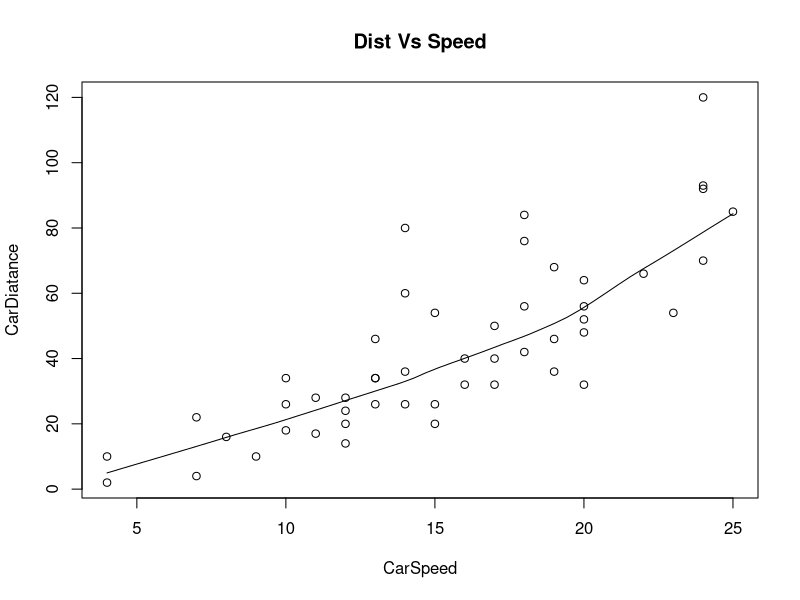
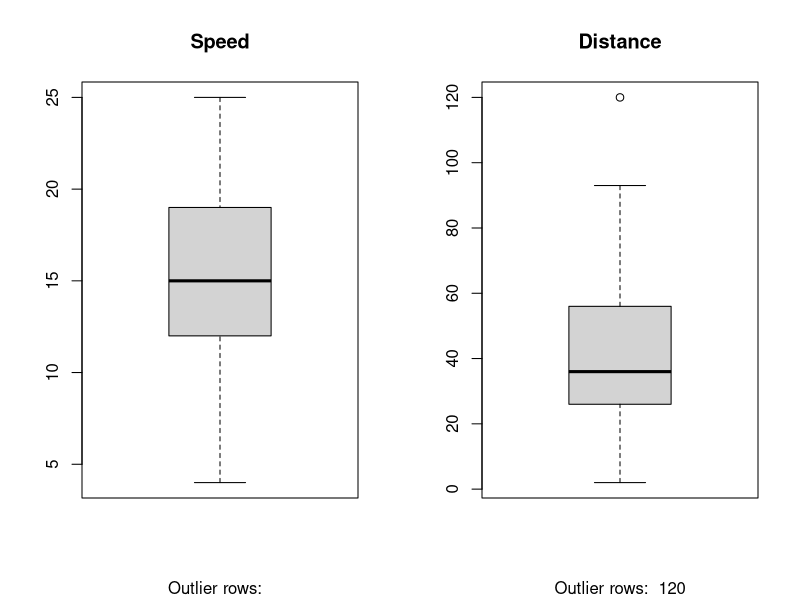
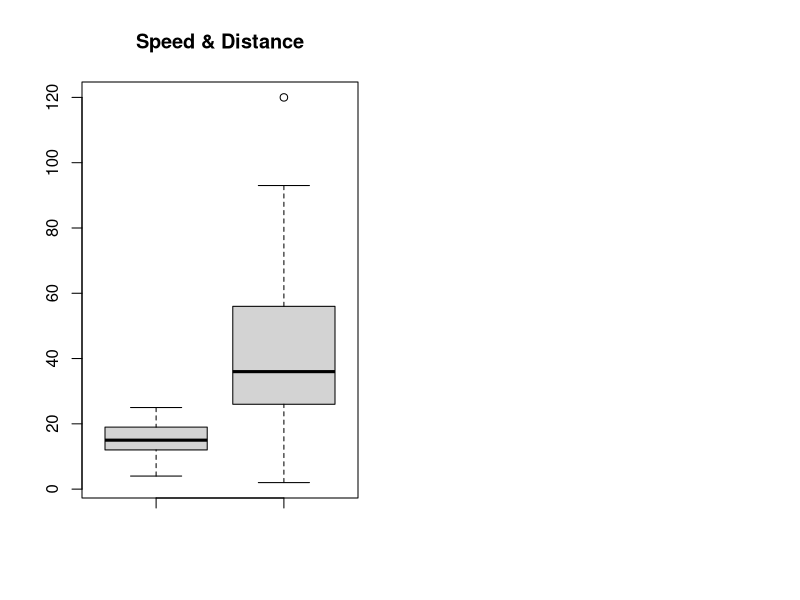
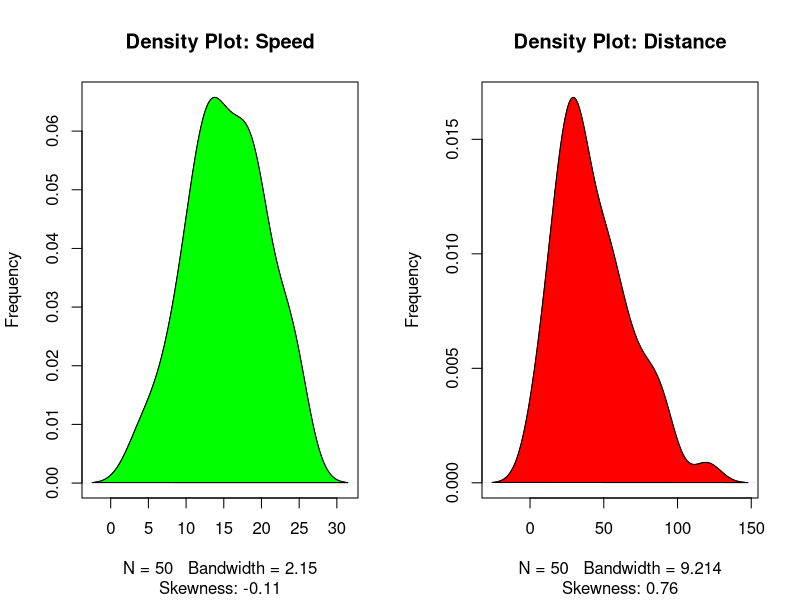
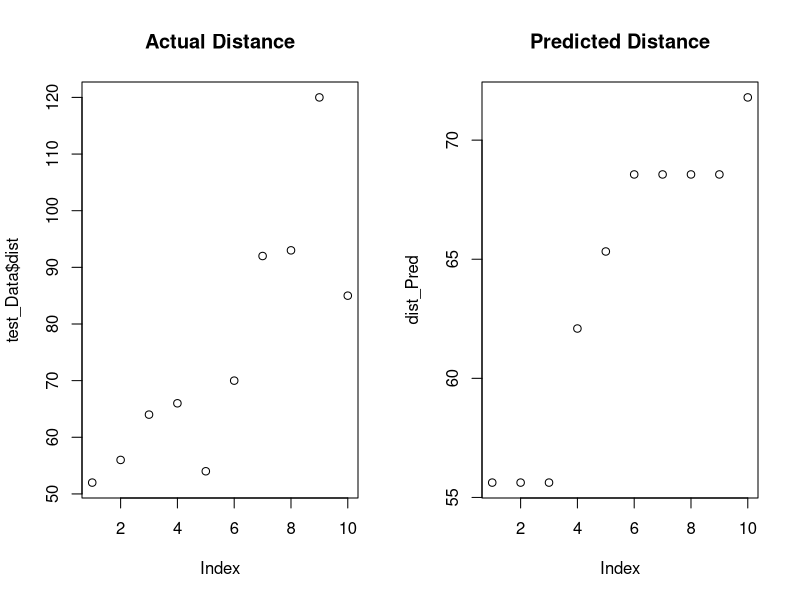
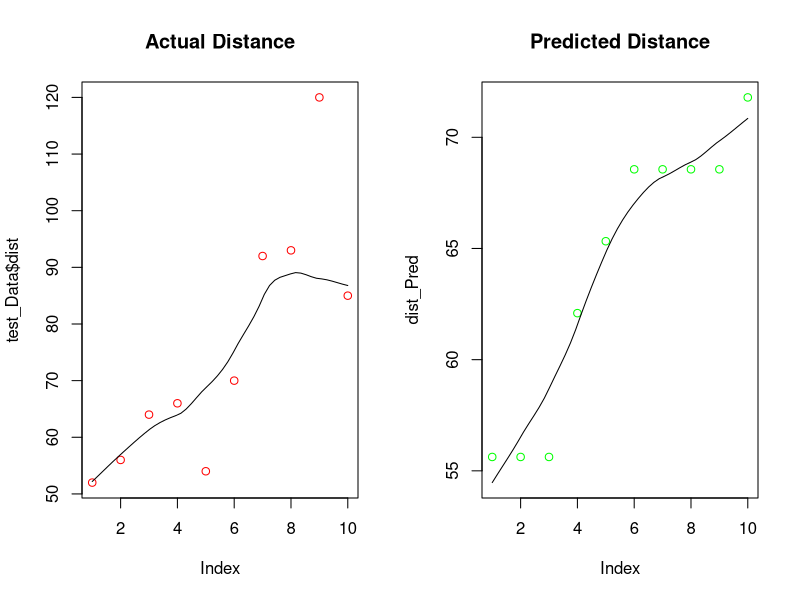

Reproduce these figures in R, in order.
# ------------------------------------ MtCars Project ------------------------------------------

# Lets build a simple regression model that we can use to predict Distance
# (dist) by establishing a statistically significant linear relationship with Speed (speed).

# Step 1 : Load DataSet(Builtin)
# --------------------------------------------------------------------------------

View(cars)
head(cars)  

# Step 2: Scatter Plot -> help visualize any linear relationships between the dependent (response) variable and independent (predictor) variables.
#---------------------------------------------------------------------------------

scatter.smooth(x=cars$speed,xlab = "CarSpeed", y=cars$dist, ylab = "CarDiatance", main="Dist Vs Speed")  # scatterplot

# Step 3: Box Plot
# ---------------------- BoxPlot - Check for outliers ----------------------------
#---------------------------------------------------------------------------------

par(mfrow=c(1, 2))  # divide graph area in 2 columns
boxplot(cars$speed, main="Speed", sub=paste("Outlier rows: ", boxplot.stats(cars$speed)$out))  # box plot for 'speed'
boxplot(cars$dist, main="Distance", sub=paste("Outlier rows: ", boxplot.stats(cars$dist)$out))  # box plot for 'distance'
# OR
boxplot(cars$speed,cars$dist, main="Speed & Distance")

# Step 4: Density Plot
#----- Density plot - Check if the response variable is close to normality---------
#-----------------------------------------------------------------------------------

library(e1071)
par(mfrow=c(1, 2))  # divide graph area in 2 columns
plot(density(cars$speed), main="Density Plot: Speed", ylab="Frequency", sub=paste("Skewness:", round(e1071::skewness(cars$speed), 2)))  # density plot for 'speed'
polygon(density(cars$speed), col="green")
plot(density(cars$dist), main="Density Plot: Distance", ylab="Frequency", sub=paste("Skewness:", round(e1071::skewness(cars$dist), 2)))  # density plot for 'dist'
polygon(density(cars$dist), col="red")

# Step 5: Correlation (Between +1 to -1)
# -------------------- calculate correlation between speed and distance ------------

m1 <- cor(cars$speed, cars$dist)  
m1

# Step 6: Build LR Model
# ------------------------------ Build Linear Model --------------------------------

linear_Model <- lm(dist ~ speed, data=cars)  # build linear regression model on full data
print(linear_Model)

# Step 7: Check Summary of LR model
# -------------------------- Linear Regression Diagnostics -------------------------

summary(linear_Model) # Check the significance levels

# OR

#The p Value: Checking for statistical significance

modelSummary <- summary(linear_Model)  # capture model summary as an object
modelCoeffs <- modelSummary$coefficients  # model coefficients

beta.estimate <- modelCoeffs["speed", "Estimate"]  # get beta estimate for speed
std.error <- modelCoeffs["speed", "Std. Error"]  # get std.error for speed
t_value <- beta.estimate/std.error  # calc t statistic
p_value <- 2*pt(-abs(t_value), df=nrow(cars)-ncol(cars))  # calc p Value
f_statistic <- linear_Model$fstatistic[1]  # fstatistic
f <- summary(linear_Model)$fstatistic  # parameters for model p-value calc
model_p <- pf(f[1], f[2], f[3], lower=FALSE)

# Step 8: Create Train & Test Datasets
# Create the training (development) and test (validation) data samples from original data.
# -------------------------------------------------------------------------------

set.seed(100)  # setting seed to reproduce results of random sampling
Sampling_data <- sample(0.8*nrow(cars))  # row indices for training data
training_Data <- cars[Sampling_data, ]  # model training data
test_Data  <- cars[-Sampling_data, ]   # test data

# Step 9: Develop Model using Train Data
#Develop the model on the training data and use it to predict the distance on test data
# -------------------- Build the model on training data --------------------------------

lr_Model <- lm(dist ~ speed, data=training_Data)  # build the model
dist_Pred <- predict(lr_Model, test_Data)  # predict distance

# Step 10: Revive Statistics of Train Model
# --------------------------- Review diagnostic measures ---------------------------

summary (lr_Model)  # model summary

# Step 11: 
# --------------- Calculate prediction accuracy and error rates -------------------------

actual_Vs_preds <- data.frame(cbind(Actual_Dist=test_Data$dist, Predicted_Dist=dist_Pred))  # make actuals_predicteds dataframe.
correlation_accuracy <- cor(actual_Vs_preds)  # 82.7%
head(actual_Vs_preds)
View(actual_Vs_preds)

# ---------- Visualize Representation of Model -----------------------
act_plot <- plot(test_Data$dist,main = "Actual Distance")
pre_plot <- plot(dist_Pred, main = "Predicted Distance")

scatter.smooth(test_Data$dist, main = "Actual Distance", col="red")
scatter.smooth(dist_Pred, main = "Predicted Distance", col="green")


#--------------------------------------END----------------------------------------------------